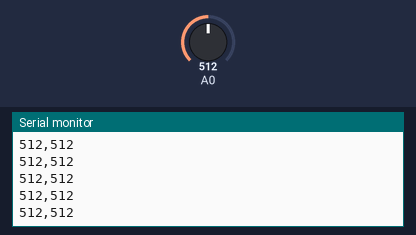
Bench run of a sketch on a simulated Arduino Uno, built with avr-gcc and run on an emulated ATmega328P. Parts: the last lines printed to the serial monitor. Inputs (shaded band) come from the test bench; at power-on: A0 = 512.

Above: at 1.2 s.
1.3 s: A0 set to 981
At 2.4 s:
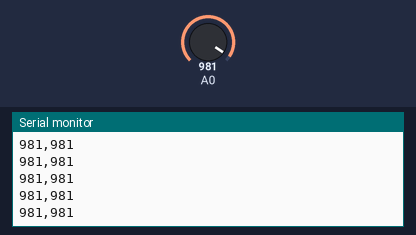
2.8 s: A0 set to 1011
At 3.7 s:
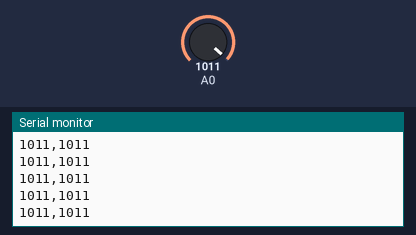
Timing chart, 0 to 5.8 s (numbered marks = the images above; inputs shaded):
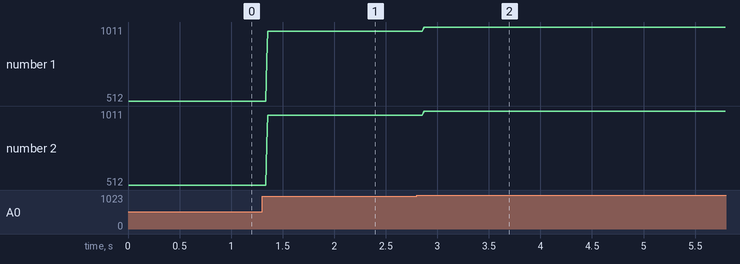

Measured:
- after the input at 1.3 s, the serial monitor: prints a new line after 0.05 s (image 1)
- after the input at 2.8 s, the serial monitor: prints a new line after 0.06 s (image 2)
- plotted number 1: 512 → 981 after the input at 1.3 s, 981 → 1011 after the input at 2.8 s
- plotted number 2: 512 → 981 after the input at 1.3 s, 981 → 1011 after the input at 2.8 s

The sketch:

ECG_BPM.ino
```cpp
long data;
long value1 = 0;
unsigned long times1 = 0;
unsigned long times2 = 0;
int bpm = 0;

void setup() {
  Serial.begin(9600);
}

void loop() {
  data = analogRead(A0);

  int numRead = 80;
  long senseSum = 0;
  for (int k = 0; k < numRead; k++){  //Average of every 80 value
    senseSum += (analogRead(A0));
  }
  long senseAve = senseSum/ numRead;

  //For plotting (Serial plot)
  Serial.print(BPM(senseAve));
  Serial.print(",");
  Serial.println(senseAve);


  //Print BPM only (Serial monitor)
  //BPM(senseAve);
}


long BPM(long value){
  if (value1 > value){
    value1 -= 0.1;
  }
  else if(value1 < value){  //detect a heartbeat
    times2 = millis();
    bpm = 60000/(times2 - times1);
    if (bpm <=180){       // sometime the value get to high because it detect other value as the peak R value, usually it detect P or T value as the peak
      times1 = times2;
      //Serial.println(bpm);  //BPM value
    }
    value1 = value; // Peak value - R value from ECG
  }
  return value1;
}
```
